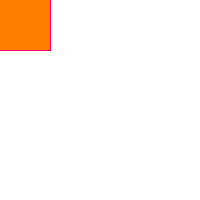
Frame 1 (no input)
Frame 60 (the mouse pressed at the canvas centre just before this capture): identical to frame 1, image omitted
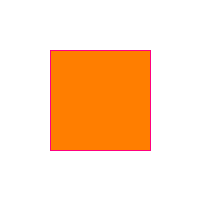
Frame 120 (the mouse held since frame 60 and released just before this capture)

The Processing sketch that drew these frames (run headless with seeded random() and noise(); from frame 60 on, the mouse is pressed at the canvas centre):

// Processing sketch: question_5
// ── question_5.pde

void setup(){
  size(200,200);
};


void draw(){
 background(255); 
 stroke(256,0,128);
 fill(255,126,0);
 rectMode(CENTER);
 rect(mouseX, mouseY, 100,100);
}; 

// the following code draws squares changing the position of the x and y coordinates depending 
// on the position of the mouse but it keeps the background white so it looks like the sqaure is being dragged
// by the mouse.
